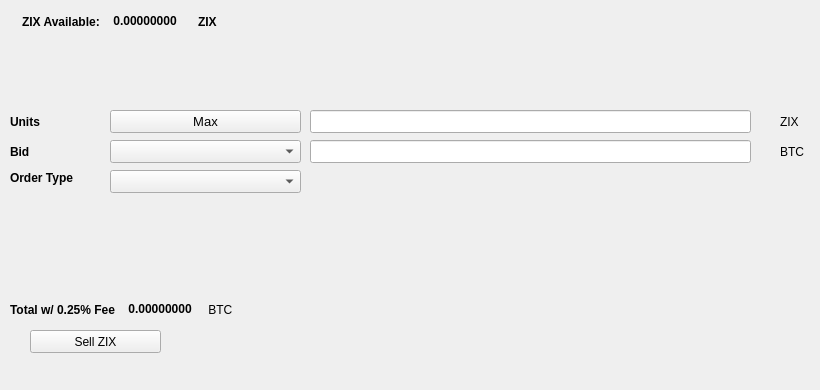
   <widget class="QWidget" name="SellTab">
    <attribute name="title">
     <string>Sell</string>
    </attribute>
    <widget class="QLabel" name="label_16">
     <property name="geometry">
      <rect>
       <x>780</x>
       <y>140</y>
       <width>31</width>
       <height>23</height>
      </rect>
     </property>
     <property name="text">
      <string>BTC</string>
     </property>
    </widget>
    <widget class="QComboBox" name="SellBidcomboBox">
     <property name="geometry">
      <rect>
       <x>110</x>
       <y>140</y>
       <width>191</width>
       <height>23</height>
      </rect>
     </property>
     <property name="font">
      <font>
       <pointsize>10</pointsize>
      </font>
     </property>
    </widget>
    <widget class="QLabel" name="label_18">
     <property name="geometry">
      <rect>
       <x>10</x>
       <y>110</y>
       <width>46</width>
       <height>23</height>
      </rect>
     </property>
     <property name="font">
      <font>
       <weight>75</weight>
       <bold>true</bold>
      </font>
     </property>
     <property name="text">
      <string>Units</string>
     </property>
    </widget>
    <widget class="QPushButton" name="Sell_Max_Amount">
     <property name="geometry">
      <rect>
       <x>110</x>
       <y>110</y>
       <width>191</width>
       <height>23</height>
      </rect>
     </property>
     <property name="font">
      <font>
       <pointsize>10</pointsize>
      </font>
     </property>
     <property name="text">
      <string>Max</string>
     </property>
    </widget>
    <widget class="QLabel" name="label_20">
     <property name="geometry">
      <rect>
       <x>10</x>
       <y>170</y>
       <width>91</width>
       <height>16</height>
      </rect>
     </property>
     <property name="font">
      <font>
       <weight>75</weight>
       <bold>true</bold>
      </font>
     </property>
     <property name="text">
      <string>Order Type</string>
     </property>
    </widget>
    <widget class="QComboBox" name="SellOrdertypeCombo">
     <property name="geometry">
      <rect>
       <x>110</x>
       <y>170</y>
       <width>191</width>
       <height>23</height>
      </rect>
     </property>
     <property name="font">
      <font>
       <pointsize>10</pointsize>
      </font>
     </property>
    </widget>
    <widget class="QLabel" name="label_21">
     <property name="geometry">
      <rect>
       <x>10</x>
       <y>140</y>
       <width>46</width>
       <height>23</height>
      </rect>
     </property>
     <property name="font">
      <font>
       <weight>75</weight>
       <bold>true</bold>
      </font>
     </property>
     <property name="text">
      <string>Bid</string>
     </property>
    </widget>
    <widget class="QLabel" name="label_22">
     <property name="geometry">
      <rect>
       <x>780</x>
       <y>110</y>
       <width>31</width>
       <height>23</height>
      </rect>
     </property>
     <property name="text">
      <string>ZIX</string>
     </property>
    </widget>
    <widget class="QLineEdit" name="UnitsInputZIX">
     <property name="geometry">
      <rect>
       <x>310</x>
       <y>110</y>
       <width>441</width>
       <height>23</height>
      </rect>
     </property>
     <property name="font">
      <font>
       <pointsize>9</pointsize>
       <weight>75</weight>
       <bold>true</bold>
      </font>
     </property>
    </widget>
    <widget class="QLineEdit" name="SellBidPriceEdit">
     <property name="geometry">
      <rect>
       <x>310</x>
       <y>140</y>
       <width>441</width>
       <height>23</height>
      </rect>
     </property>
     <property name="font">
      <font>
       <pointsize>9</pointsize>
       <weight>75</weight>
       <bold>true</bold>
      </font>
     </property>
    </widget>
    <widget class="QPushButton" name="SellZIXBTN">
     <property name="geometry">
      <rect>
       <x>30</x>
       <y>330</y>
       <width>131</width>
       <height>23</height>
      </rect>
     </property>
     <property name="text">
      <string>Sell ZIX</string>
     </property>
     <property name="icon">
      <iconset resource="../zix">
       <normaloff>:/icons/bitcoin</normaloff>:/icons/bitcoin</iconset>
     </property>
    </widget>
    <widget class="QWidget" name="layoutWidget3">
     <property name="geometry">
      <rect>
       <x>22</x>
       <y>12</y>
       <width>258</width>
       <height>19</height>
      </rect>
     </property>
     <layout class="QHBoxLayout" name="horizontalLayout">
      <item>
       <widget class="QLabel" name="label232_2">
        <property name="font">
         <font>
          <weight>75</weight>
          <bold>true</bold>
         </font>
        </property>
        <property name="text">
         <string>ZIX Available:</string>
        </property>
       </widget>
      </item>
      <item>
       <widget class="QLabel" name="ZIXAvailableLabel">
        <property name="palette">
         <palette>
          <active>
           <colorrole role="WindowText">
            <brush brushstyle="SolidPattern">
             <color alpha="255">
              <red>0</red>
              <green>0</green>
              <blue>0</blue>
             </color>
            </brush>
           </colorrole>
           <colorrole role="Button">
            <brush brushstyle="SolidPattern">
             <color alpha="255">
              <red>0</red>
              <green>170</green>
              <blue>0</blue>
             </color>
            </brush>
           </colorrole>
           <colorrole role="Light">
            <brush brushstyle="SolidPattern">
             <color alpha="255">
              <red>0</red>
              <green>255</green>
              <blue>0</blue>
             </color>
            </brush>
           </colorrole>
           <colorrole role="Midlight">
            <brush brushstyle="SolidPattern">
             <color alpha="255">
              <red>0</red>
              <green>212</green>
              <blue>0</blue>
             </color>
            </brush>
           </colorrole>
           <colorrole role="Dark">
            <brush brushstyle="SolidPattern">
             <color alpha="255">
              <red>0</red>
              <green>85</green>
              <blue>0</blue>
             </color>
            </brush>
           </colorrole>
           <colorrole role="Mid">
            <brush brushstyle="SolidPattern">
             <color alpha="255">
              <red>0</red>
              <green>113</green>
              <blue>0</blue>
             </color>
            </brush>
           </colorrole>
           <colorrole role="Text">
            <brush brushstyle="SolidPattern">
             <color alpha="255">
              <red>0</red>
              <green>170</green>
              <blue>0</blue>
             </color>
            </brush>
           </colorrole>
           <colorrole role="BrightText">
            <brush brushstyle="SolidPattern">
             <color alpha="255">
              <red>255</red>
              <green>255</green>
              <blue>255</blue>
             </color>
            </brush>
           </colorrole>
           <colorrole role="ButtonText">
            <brush brushstyle="SolidPattern">
             <color alpha="255">
              <red>0</red>
              <green>0</green>
              <blue>0</blue>
             </color>
            </brush>
           </colorrole>
           <colorrole role="Base">
            <brush brushstyle="SolidPattern">
             <color alpha="255">
              <red>255</red>
              <green>255</green>
              <blue>255</blue>
             </color>
            </brush>
           </colorrole>
           <colorrole role="Window">
            <brush brushstyle="SolidPattern">
             <color alpha="255">
              <red>0</red>
              <green>170</green>
              <blue>0</blue>
             </color>
            </brush>
           </colorrole>
           <colorrole role="Shadow">
            <brush brushstyle="SolidPattern">
             <color alpha="255">
              <red>0</red>
              <green>0</green>
              <blue>0</blue>
             </color>
            </brush>
           </colorrole>
           <colorrole role="AlternateBase">
            <brush brushstyle="SolidPattern">
             <color alpha="255">
              <red>127</red>
              <green>212</green>
              <blue>127</blue>
             </color>
            </brush>
           </colorrole>
           <colorrole role="ToolTipBase">
            <brush brushstyle="SolidPattern">
             <color alpha="255">
              <red>255</red>
              <green>255</green>
              <blue>220</blue>
             </color>
            </brush>
           </colorrole>
           <colorrole role="ToolTipText">
            <brush brushstyle="SolidPattern">
             <color alpha="255">
              <red>0</red>
              <green>0</green>
              <blue>0</blue>
             </color>
            </brush>
           </colorrole>
          </active>
          <inactive>
           <colorrole role="WindowText">
            <brush brushstyle="SolidPattern">
             <color alpha="255">
              <red>0</red>
              <green>0</green>
              <blue>0</blue>
             </color>
            </brush>
           </colorrole>
           <colorrole role="Button">
            <brush brushstyle="SolidPattern">
             <color alpha="255">
              <red>0</red>
              <green>170</green>
              <blue>0</blue>
             </color>
            </brush>
           </colorrole>
           <colorrole role="Light">
            <brush brushstyle="SolidPattern">
             <color alpha="255">
              <red>0</red>
              <green>255</green>
              <blue>0</blue>
             </color>
            </brush>
           </colorrole>
           <colorrole role="Midlight">
            <brush brushstyle="SolidPattern">
             <color alpha="255">
              <red>0</red>
              <green>212</green>
              <blue>0</blue>
             </color>
            </brush>
           </colorrole>
           <colorrole role="Dark">
            <brush brushstyle="SolidPattern">
             <color alpha="255">
              <red>0</red>
              <green>85</green>
              <blue>0</blue>
             </color>
            </brush>
           </colorrole>
           <colorrole role="Mid">
            <brush brushstyle="SolidPattern">
             <color alpha="255">
              <red>0</red>
              <green>113</green>
              <blue>0</blue>
             </color>
            </brush>
           </colorrole>
           <colorrole role="Text">
            <brush brushstyle="SolidPattern">
             <color alpha="255">
              <red>0</red>
              <green>170</green>
              <blue>0</blue>
             </color>
            </brush>
           </colorrole>
           <colorrole role="BrightText">
            <brush brushstyle="SolidPattern">
             <color alpha="255">
              <red>255</red>
              <green>255</green>
              <blue>255</blue>
             </color>
            </brush>
           </colorrole>
           <colorrole role="ButtonText">
            <brush brushstyle="SolidPattern">
             <color alpha="255">
              <red>0</red>
              <green>0</green>
              <blue>0</blue>
             </color>
            </brush>
           </colorrole>
           <colorrole role="Base">
            <brush brushstyle="SolidPattern">
             <color alpha="255">
              <red>255</red>
              <green>255</green>
              <blue>255</blue>
             </color>
            </brush>
           </colorrole>
           <colorrole role="Window">
            <brush brushstyle="SolidPattern">
             <color alpha="255">
              <red>0</red>
              <green>170</green>
              <blue>0</blue>
             </color>
            </brush>
           </colorrole>
           <colorrole role="Shadow">
            <brush brushstyle="SolidPattern">
             <color alpha="255">
              <red>0</red>
              <green>0</green>
              <blue>0</blue>
             </color>
            </brush>
           </colorrole>
           <colorrole role="AlternateBase">
            <brush brushstyle="SolidPattern">
             <color alpha="255">
              <red>127</red>
              <green>212</green>
              <blue>127</blue>
             </color>
            </brush>
           </colorrole>
           <colorrole role="ToolTipBase">
            <brush brushstyle="SolidPattern">
             <color alpha="255">
              <red>255</red>
              <green>255</green>
              <blue>220</blue>
             </color>
            </brush>
           </colorrole>
           <colorrole role="ToolTipText">
            <brush brushstyle="SolidPattern">
             <color alpha="255">
              <red>0</red>
              <green>0</green>
              <blue>0</blue>
             </color>
            </brush>
           </colorrole>
          </inactive>
          <disabled>
           <colorrole role="WindowText">
            <brush brushstyle="SolidPattern">
             <color alpha="255">
              <red>0</red>
              <green>85</green>
              <blue>0</blue>
             </color>
            </brush>
           </colorrole>
           <colorrole role="Button">
            <brush brushstyle="SolidPattern">
             <color alpha="255">
              <red>0</red>
              <green>170</green>
              <blue>0</blue>
             </color>
            </brush>
           </colorrole>
           <colorrole role="Light">
            <brush brushstyle="SolidPattern">
             <color alpha="255">
              <red>0</red>
              <green>255</green>
              <blue>0</blue>
             </color>
            </brush>
           </colorrole>
           <colorrole role="Midlight">
            <brush brushstyle="SolidPattern">
             <color alpha="255">
              <red>0</red>
              <green>212</green>
              <blue>0</blue>
             </color>
            </brush>
           </colorrole>
           <colorrole role="Dark">
            <brush brushstyle="SolidPattern">
             <color alpha="255">
              <red>0</red>
              <green>85</green>
              <blue>0</blue>
             </color>
            </brush>
           </colorrole>
           <colorrole role="Mid">
            <brush brushstyle="SolidPattern">
             <color alpha="255">
              <red>0</red>
              <green>113</green>
              <blue>0</blue>
             </color>
            </brush>
           </colorrole>
           <colorrole role="Text">
            <brush brushstyle="SolidPattern">
             <color alpha="255">
              <red>0</red>
              <green>85</green>
              <blue>0</blue>
             </color>
            </brush>
           </colorrole>
           <colorrole role="BrightText">
            <brush brushstyle="SolidPattern">
             <color alpha="255">
              <red>255</red>
              <green>255</green>
              <blue>255</blue>
             </color>
            </brush>
           </colorrole>
           <colorrole role="ButtonText">
            <brush brushstyle="SolidPattern">
             <color alpha="255">
              <red>0</red>
              <green>85</green>
              <blue>0</blue>
             </color>
            </brush>
           </colorrole>
           <colorrole role="Base">
            <brush brushstyle="SolidPattern">
             <color alpha="255">
              <red>0</red>
              <green>170</green>
              <blue>0</blue>
             </color>
            </brush>
           </colorrole>
           <colorrole role="Window">
            <brush brushstyle="SolidPattern">
             <color alpha="255">
              <red>0</red>
              <green>170</green>
              <blue>0</blue>
             </color>
            </brush>
           </colorrole>
           <colorrole role="Shadow">
            <brush brushstyle="SolidPattern">
             <color alpha="255">
              <red>0</red>
              <green>0</green>
              <blue>0</blue>
             </color>
            </brush>
           </colorrole>
           <colorrole role="AlternateBase">
            <brush brushstyle="SolidPattern">
             <color alpha="255">
              <red>0</red>
              <green>170</green>
              <blue>0</blue>
             </color>
            </brush>
           </colorrole>
           <colorrole role="ToolTipBase">
            <brush brushstyle="SolidPattern">
             <color alpha="255">
              <red>255</red>
              <green>255</green>
              <blue>220</blue>
             </color>
            </brush>
           </colorrole>
           <colorrole role="ToolTipText">
            <brush brushstyle="SolidPattern">
             <color alpha="255">
              <red>0</red>
              <green>0</green>
              <blue>0</blue>
             </color>
            </brush>
           </colorrole>
          </disabled>
         </palette>
        </property>
        <property name="font">
         <font>
          <weight>75</weight>
          <bold>true</bold>
         </font>
        </property>
        <property name="text">
         <string> 0.00000000 </string>
        </property>
        <property name="textInteractionFlags">
         <set>Qt::LinksAccessibleByMouse|Qt::TextSelectableByKeyboard|Qt::TextSelectableByMouse</set>
        </property>
       </widget>
      </item>
      <item>
       <widget class="QLabel" name="labelZIX">
        <property name="font">
         <font>
          <weight>75</weight>
          <bold>true</bold>
         </font>
        </property>
        <property name="text">
         <string>ZIX</string>
        </property>
       </widget>
      </item>
     </layout>
    </widget>
    <widget class="QWidget" name="layoutWidget">
     <property name="geometry">
      <rect>
       <x>10</x>
       <y>300</y>
       <width>268</width>
       <height>19</height>
      </rect>
     </property>
     <layout class="QHBoxLayout" name="horizontalLayout_2">
      <item>
       <widget class="QLabel" name="label_19">
        <property name="font">
         <font>
          <weight>75</weight>
          <bold>true</bold>
         </font>
        </property>
        <property name="text">
         <string>Total w/ 0.25% Fee </string>
        </property>
       </widget>
      </item>
      <item>
       <widget class="QLabel" name="SellCostLabel">
        <property name="palette">
         <palette>
          <active>
           <colorrole role="WindowText">
            <brush brushstyle="SolidPattern">
             <color alpha="255">
              <red>0</red>
              <green>0</green>
              <blue>0</blue>
             </color>
            </brush>
           </colorrole>
           <colorrole role="Button">
            <brush brushstyle="SolidPattern">
             <color alpha="255">
              <red>0</red>
              <green>170</green>
              <blue>0</blue>
             </color>
            </brush>
           </colorrole>
           <colorrole role="Light">
            <brush brushstyle="SolidPattern">
             <color alpha="255">
              <red>0</red>
              <green>255</green>
              <blue>0</blue>
             </color>
            </brush>
           </colorrole>
           <colorrole role="Midlight">
            <brush brushstyle="SolidPattern">
             <color alpha="255">
              <red>0</red>
              <green>212</green>
              <blue>0</blue>
             </color>
            </brush>
           </colorrole>
           <colorrole role="Dark">
            <brush brushstyle="SolidPattern">
             <color alpha="255">
              <red>0</red>
              <green>85</green>
              <blue>0</blue>
             </color>
            </brush>
           </colorrole>
           <colorrole role="Mid">
            <brush brushstyle="SolidPattern">
             <color alpha="255">
              <red>0</red>
              <green>113</green>
              <blue>0</blue>
             </color>
            </brush>
           </colorrole>
           <colorrole role="Text">
            <brush brushstyle="SolidPattern">
             <color alpha="255">
              <red>0</red>
              <green>170</green>
              <blue>0</blue>
             </color>
            </brush>
           </colorrole>
           <colorrole role="BrightText">
            <brush brushstyle="SolidPattern">
             <color alpha="255">
              <red>255</red>
              <green>255</green>
              <blue>255</blue>
             </color>
            </brush>
           </colorrole>
           <colorrole role="ButtonText">
            <brush brushstyle="SolidPattern">
             <color alpha="255">
              <red>0</red>
              <green>0</green>
              <blue>0</blue>
             </color>
            </brush>
           </colorrole>
           <colorrole role="Base">
            <brush brushstyle="SolidPattern">
             <color alpha="255">
              <red>255</red>
              <green>255</green>
              <blue>255</blue>
             </color>
            </brush>
           </colorrole>
           <colorrole role="Window">
            <brush brushstyle="SolidPattern">
             <color alpha="255">
              <red>0</red>
              <green>170</green>
              <blue>0</blue>
             </color>
            </brush>
           </colorrole>
           <colorrole role="Shadow">
            <brush brushstyle="SolidPattern">
             <color alpha="255">
              <red>0</red>
              <green>0</green>
              <blue>0</blue>
             </color>
            </brush>
           </colorrole>
           <colorrole role="AlternateBase">
            <brush brushstyle="SolidPattern">
             <color alpha="255">
              <red>127</red>
              <green>212</green>
              <blue>127</blue>
             </color>
            </brush>
           </colorrole>
           <colorrole role="ToolTipBase">
            <brush brushstyle="SolidPattern">
             <color alpha="255">
              <red>255</red>
              <green>255</green>
              <blue>220</blue>
             </color>
            </brush>
           </colorrole>
           <colorrole role="ToolTipText">
            <brush brushstyle="SolidPattern">
             <color alpha="255">
              <red>0</red>
              <green>0</green>
              <blue>0</blue>
             </color>
            </brush>
           </colorrole>
          </active>
          <inactive>
           <colorrole role="WindowText">
            <brush brushstyle="SolidPattern">
             <color alpha="255">
              <red>0</red>
              <green>0</green>
              <blue>0</blue>
             </color>
            </brush>
           </colorrole>
           <colorrole role="Button">
            <brush brushstyle="SolidPattern">
             <color alpha="255">
              <red>0</red>
              <green>170</green>
              <blue>0</blue>
             </color>
            </brush>
           </colorrole>
           <colorrole role="Light">
            <brush brushstyle="SolidPattern">
             <color alpha="255">
              <red>0</red>
              <green>255</green>
              <blue>0</blue>
             </color>
            </brush>
           </colorrole>
           <colorrole role="Midlight">
            <brush brushstyle="SolidPattern">
             <color alpha="255">
              <red>0</red>
              <green>212</green>
              <blue>0</blue>
             </color>
            </brush>
           </colorrole>
           <colorrole role="Dark">
            <brush brushstyle="SolidPattern">
             <color alpha="255">
              <red>0</red>
              <green>85</green>
              <blue>0</blue>
             </color>
            </brush>
           </colorrole>
           <colorrole role="Mid">
            <brush brushstyle="SolidPattern">
             <color alpha="255">
              <red>0</red>
              <green>113</green>
              <blue>0</blue>
             </color>
            </brush>
           </colorrole>
           <colorrole role="Text">
            <brush brushstyle="SolidPattern">
             <color alpha="255">
              <red>0</red>
              <green>170</green>
              <blue>0</blue>
             </color>
            </brush>
           </colorrole>
           <colorrole role="BrightText">
            <brush brushstyle="SolidPattern">
             <color alpha="255">
              <red>255</red>
              <green>255</green>
              <blue>255</blue>
             </color>
            </brush>
           </colorrole>
           <colorrole role="ButtonText">
            <brush brushstyle="SolidPattern">
             <color alpha="255">
              <red>0</red>
              <green>0</green>
              <blue>0</blue>
             </color>
            </brush>
           </colorrole>
           <colorrole role="Base">
            <brush brushstyle="SolidPattern">
             <color alpha="255">
              <red>255</red>
              <green>255</green>
              <blue>255</blue>
             </color>
            </brush>
           </colorrole>
           <colorrole role="Window">
            <brush brushstyle="SolidPattern">
             <color alpha="255">
              <red>0</red>
              <green>170</green>
              <blue>0</blue>
             </color>
            </brush>
           </colorrole>
           <colorrole role="Shadow">
            <brush brushstyle="SolidPattern">
             <color alpha="255">
              <red>0</red>
              <green>0</green>
              <blue>0</blue>
             </color>
            </brush>
           </colorrole>
           <colorrole role="AlternateBase">
            <brush brushstyle="SolidPattern">
             <color alpha="255">
              <red>127</red>
              <green>212</green>
              <blue>127</blue>
             </color>
            </brush>
           </colorrole>
           <colorrole role="ToolTipBase">
            <brush brushstyle="SolidPattern">
             <color alpha="255">
              <red>255</red>
              <green>255</green>
              <blue>220</blue>
             </color>
            </brush>
           </colorrole>
           <colorrole role="ToolTipText">
            <brush brushstyle="SolidPattern">
             <color alpha="255">
              <red>0</red>
              <green>0</green>
              <blue>0</blue>
             </color>
            </brush>
           </colorrole>
          </inactive>
          <disabled>
           <colorrole role="WindowText">
            <brush brushstyle="SolidPattern">
             <color alpha="255">
              <red>0</red>
              <green>85</green>
              <blue>0</blue>
             </color>
            </brush>
           </colorrole>
           <colorrole role="Button">
            <brush brushstyle="SolidPattern">
             <color alpha="255">
              <red>0</red>
              <green>170</green>
              <blue>0</blue>
             </color>
            </brush>
           </colorrole>
           <colorrole role="Light">
            <brush brushstyle="SolidPattern">
             <color alpha="255">
              <red>0</red>
              <green>255</green>
              <blue>0</blue>
             </color>
            </brush>
           </colorrole>
           <colorrole role="Midlight">
            <brush brushstyle="SolidPattern">
             <color alpha="255">
              <red>0</red>
              <green>212</green>
              <blue>0</blue>
             </color>
            </brush>
           </colorrole>
           <colorrole role="Dark">
            <brush brushstyle="SolidPattern">
             <color alpha="255">
              <red>0</red>
              <green>85</green>
              <blue>0</blue>
             </color>
            </brush>
           </colorrole>
           <colorrole role="Mid">
            <brush brushstyle="SolidPattern">
             <color alpha="255">
              <red>0</red>
              <green>113</green>
              <blue>0</blue>
             </color>
            </brush>
           </colorrole>
           <colorrole role="Text">
            <brush brushstyle="SolidPattern">
             <color alpha="255">
              <red>0</red>
              <green>85</green>
              <blue>0</blue>
             </color>
            </brush>
           </colorrole>
           <colorrole role="BrightText">
            <brush brushstyle="SolidPattern">
             <color alpha="255">
              <red>255</red>
              <green>255</green>
              <blue>255</blue>
             </color>
            </brush>
           </colorrole>
           <colorrole role="ButtonText">
            <brush brushstyle="SolidPattern">
             <color alpha="255">
              <red>0</red>
              <green>85</green>
              <blue>0</blue>
             </color>
            </brush>
           </colorrole>
           <colorrole role="Base">
            <brush brushstyle="SolidPattern">
             <color alpha="255">
              <red>0</red>
              <green>170</green>
              <blue>0</blue>
             </color>
            </brush>
           </colorrole>
           <colorrole role="Window">
            <brush brushstyle="SolidPattern">
             <color alpha="255">
              <red>0</red>
              <green>170</green>
              <blue>0</blue>
             </color>
            </brush>
           </colorrole>
           <colorrole role="Shadow">
            <brush brushstyle="SolidPattern">
             <color alpha="255">
              <red>0</red>
              <green>0</green>
              <blue>0</blue>
             </color>
            </brush>
           </colorrole>
           <colorrole role="AlternateBase">
            <brush brushstyle="SolidPattern">
             <color alpha="255">
              <red>0</red>
              <green>170</green>
              <blue>0</blue>
             </color>
            </brush>
           </colorrole>
           <colorrole role="ToolTipBase">
            <brush brushstyle="SolidPattern">
             <color alpha="255">
              <red>255</red>
              <green>255</green>
              <blue>220</blue>
             </color>
            </brush>
           </colorrole>
           <colorrole role="ToolTipText">
            <brush brushstyle="SolidPattern">
             <color alpha="255">
              <red>0</red>
              <green>0</green>
              <blue>0</blue>
             </color>
            </brush>
           </colorrole>
          </disabled>
         </palette>
        </property>
        <property name="font">
         <font>
          <weight>75</weight>
          <bold>true</bold>
         </font>
        </property>
        <property name="autoFillBackground">
         <bool>false</bool>
        </property>
        <property name="text">
         <string> 0.00000000</string>
        </property>
        <property name="textInteractionFlags">
         <set>Qt::LinksAccessibleByMouse|Qt::TextSelectableByMouse</set>
        </property>
       </widget>
      </item>
      <item>
       <widget class="QLabel" name="label_17">
        <property name="font">
         <font>
          <weight>50</weight>
          <bold>false</bold>
         </font>
        </property>
        <property name="text">
         <string> BTC</string>
        </property>
       </widget>
      </item>
     </layout>
    </widget>
    <widget class="QLabel" name="label_23">
     <property name="geometry">
      <rect>
       <x>460</x>
       <y>300</y>
       <width>281</width>
       <height>81</height>
      </rect>
     </property>
     <property name="text">
      <string/>
     </property>
     <property name="pixmap">
      <pixmap>:/images/bittrex</pixmap>
     </property>
    </widget>
   </widget>
